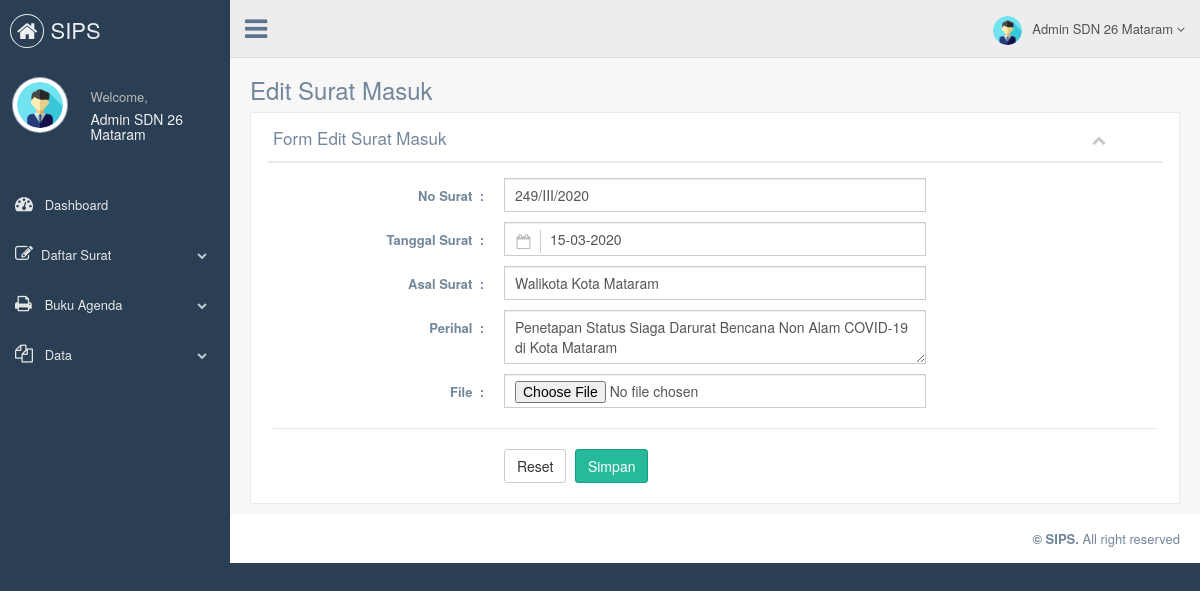
Screenshot of /index.php?page=edit_surat_masuk&id=3 (signed in) with the database file from the repository.
### tables this page shows
CREATE TABLE `surat_masuk` (
  `id_masuk` int(5) NOT NULL,
  `no_surat` varchar(20) NOT NULL,
  `perihal` varchar(100) NOT NULL,
  `tanggal_surat` date NOT NULL,
  `asal_surat` varchar(100) NOT NULL,
  `file` varchar(50) NOT NULL
);

### function_tanggal.php (called while the page is built, shortened)
<?php
	function IndonesiaTgl($tanggal)
	{
		$tgl 	= substr($tanggal, 8,2);
		$bln	= substr($tanggal, 5,2);
		$thn	= substr($tanggal, 0,4);
		$tanggal="$tgl-$bln-$thn";
		return $tanggal;
	}
?>

### edit_surat_masuk.php (the view, shortened to what this page needs)
<div class="">
	<div class="page-title">
		<div class="title_left">
			<h3>Edit Surat Masuk</h3>
		</div>
	</div>
	<div class="clearfix"></div>
	<div class="row">
		<div class="col-md-12 col-sm-12 col-xs-12">
			<div class="x_panel">
				<div class="x_title">
					<h2>Form Edit Surat Masuk</h2>
					<ul class="nav navbar-right panel_toolbox">
						<li><a class="collapse-link"><i class="fa fa-chevron-up"></i></a></li>
					</ul>
					<div class="clearfix"></div>
				</div>
				<div class="x_content">
					<?php
						$query 	= "SELECT * FROM surat_masuk WHERE id_masuk='$_GET[id]'";
						$sql 	= mysqli_query($connect, $query);
						while ($data = mysqli_fetch_array($sql)) {
					?>
					<form class="form-horizontal form-label-left" method="post" enctype="multipart/form-data">
						<div class="item form-group">
							<label class="control-label col-md-3 col-xs-12">No Surat<span class="required">&nbsp; :</span></label>
							<div class="col-md-6 col-sm-6 col-xs-12">
								<input type="text" name="no_surat" class="form-control col-md-7 col-xs-12" required="required" value="<?php echo $data['no_surat'] ?>">
							</div>
						</div>
						<div class="item form-group">
							<label class="control-label col-md-3 col-xs-12">Tanggal Surat<span class="required">&nbsp; :</span></label>
							<div class="col-md-6 col-sm-6 col-xs-12">
								<input type="text" name="tanggal_surat" class="form-control has-feedback-left" id="tanggal" required="required" value="<?php echo IndonesiaTgl($data['tanggal_surat']);?> ">
							</div>
						</div>
						<div class="item form-group">
							<label class="control-label col-md-3 col-xs-12">Asal Surat<span class="required">&nbsp; :</span></label>
							<div class="col-md-6 col-sm-6 col-xs-12">
								<input type="text" name="asal_surat" class="form-control col-md-7 col-xs-12" required="required" value="<?php echo $data['asal_surat'] ?>">
							</div>
						</div>
						<div class="item form-group">
							<label class="control-label col-md-3 col-xs-12">Perihal<span class="required">&nbsp; :</span></label>
							<div class="col-md-6 col-sm-6 col-xs-12">
								<textarea name="perihal" class="form-control col-md-7 col-xs-12" required="required"><?php echo $data['perihal'] ?></textarea>
							</div>
						</div>
						<div class="item form-group">
							<label class="control-label col-md-3 col-xs-12">File<span class="required">&nbsp; :</span></label>
							<div class="col-md-6 col-sm-6 col-xs-12">
								<input type="file" name="file" class="form-control col-md-7 col-xs-12"  value="<?php echo $data['file'] ?>">
							</div>
						</div>
						<div class="ln_solid"></div>
						<div class="form-group">
							<div class="col-md-6 col-md-offset-3">
								<button type="reset" class="btn btn-default">Reset</button>
								<input type="submit" class="btn btn-success" value="Simpan" name="edit">
							</div>
						</div>
					</form>
					<?php
						}
					?>
				</div>
			</div>
		</div>
	</div>
</div>

### rows the page displays
surat_masuk: no_surat "249/III/2020", tanggal_surat "15-03-2020", asal_surat "Walikota Kota Mataram", perihal "Penetapan Status Siaga Darurat Bencana Non Alam COVID-19 di Kota Mataram"

### other values shown
$_SESSION['fullname'] "Admin SDN 26 Mataram"
